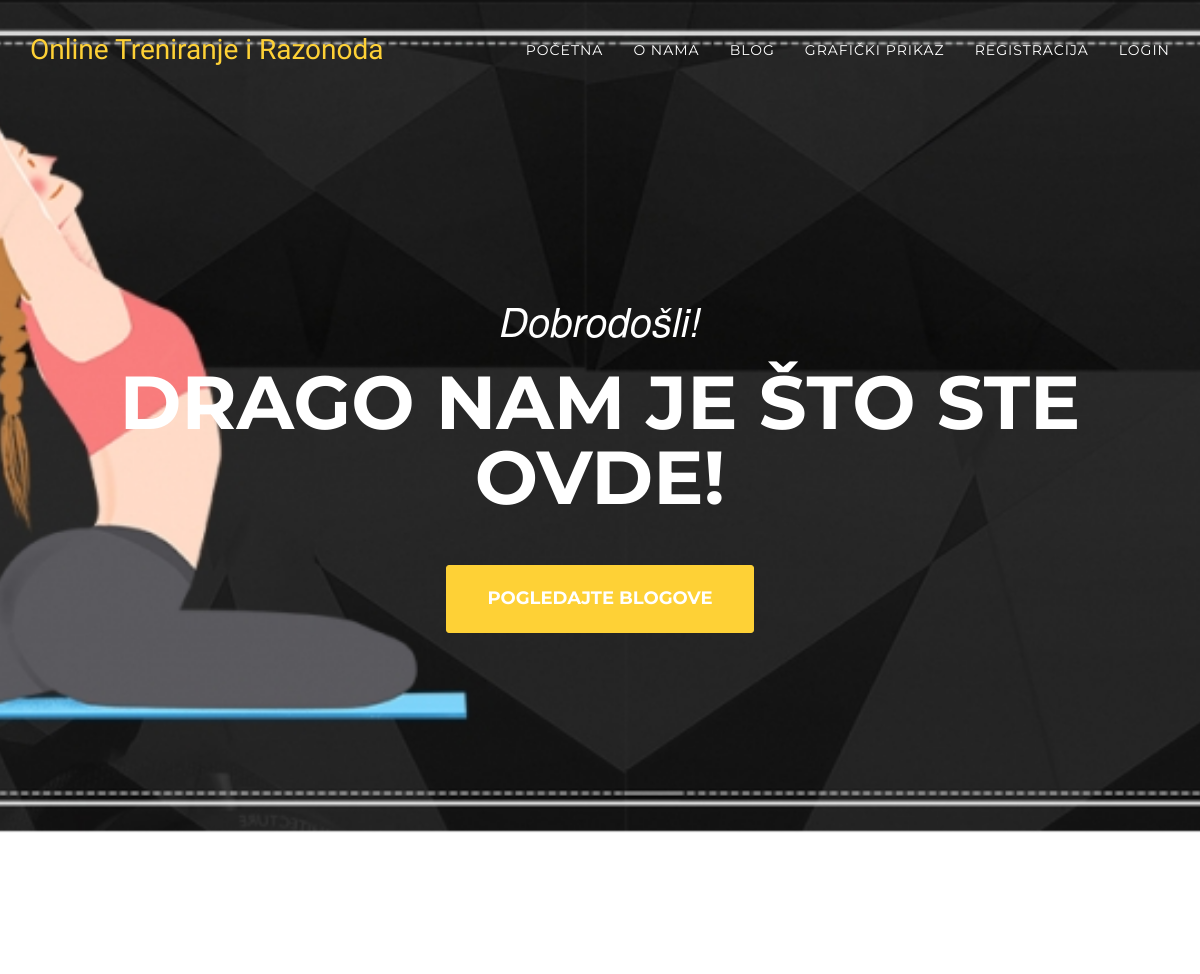
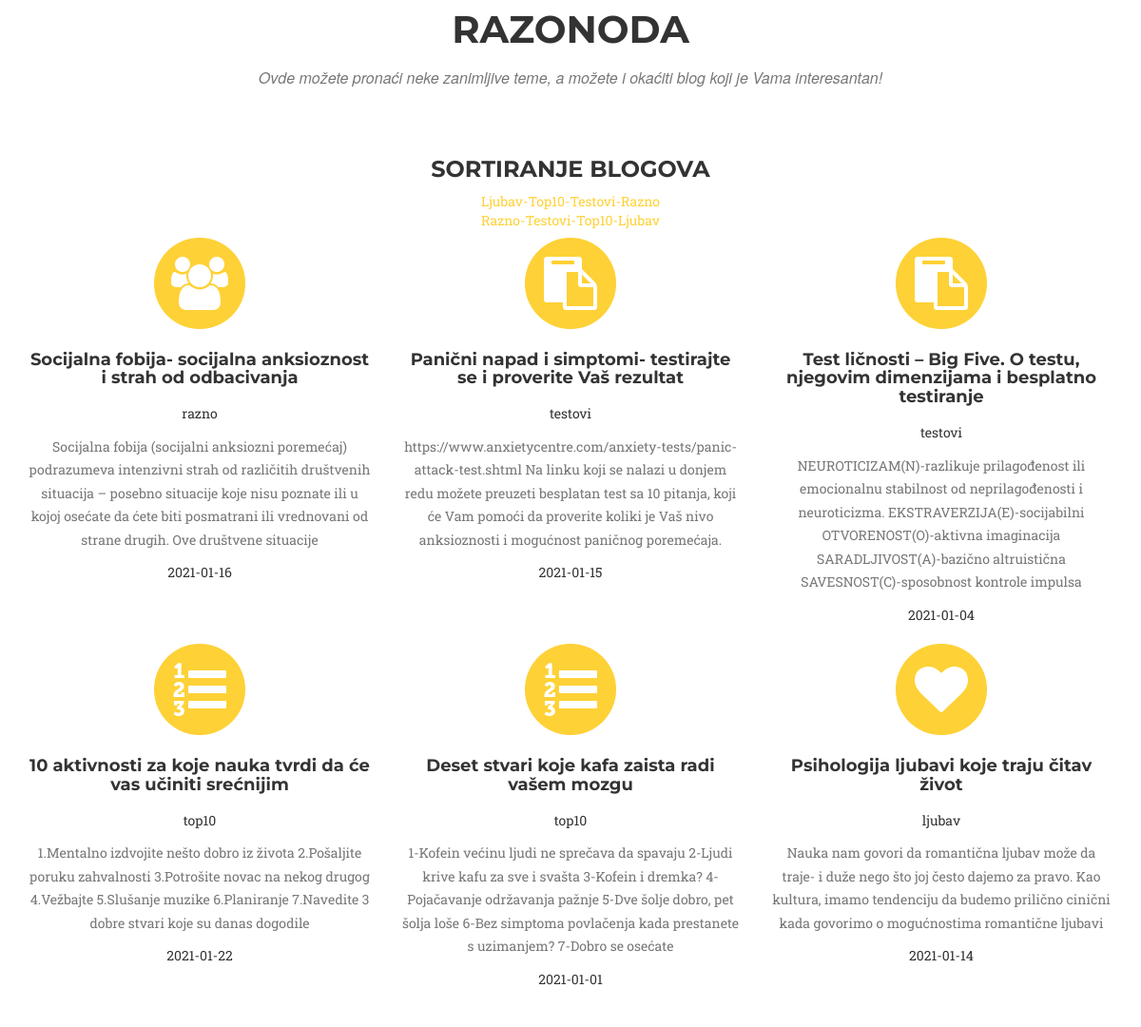
Screenshot of /blogovi.php?sort=opadajuce with the database file from the repository (2 pictures, top to bottom).
### tables this page shows
CREATE TABLE `blog` (
  `blogID` int(11) NOT NULL,
  `tipID` int(11) NOT NULL,
  `naslov` varchar(255) NOT NULL,
  `opis` varchar(255) NOT NULL,
  `datum` date NOT NULL
);

CREATE TABLE `tip` (
  `tipID` int(11) NOT NULL,
  `nazivTipa` varchar(255) NOT NULL,
  `slikica` varchar(255) NOT NULL
);

### database.php (called while the page is built, shortened)
<?php
class MysqliDb
{
    protected $_mysqli;
    protected $_query;
    public function __construct($host, $username, $password, $db, $port = NULL)
    {
        if($port == NULL)
            $port = ini_get('mysqli.default_port');
        $this->_mysqli = new mysqli($host, $username, $password, $db, $port)
            or die('There was a problem connecting to the database');
        $this->_mysqli->set_charset('utf8');
    }
    protected function reset()
    {
        $this->_query = null;
    }
    public function rawQuery($query, $bindParams = null)
    {
        $this->_query = filter_var($query, FILTER_SANITIZE_STRING);
        $stmt = $this->_prepareQuery();
        $stmt->execute();
        return $this->_dynamicBindResults($stmt);
    }
    protected function _dynamicBindResults(mysqli_stmt $stmt)
    {
        $parameters = array();
        $results = array();
        $meta = $stmt->result_metadata();
        $row = array();
        while ($field = $meta->fetch_field()) {
            $row[$field->name] = null;
            $parameters[] = & $row[$field->name];
        }
        call_user_func_array(array($stmt, 'bind_result'), $parameters);
        while ($stmt->fetch()) {
            $x = array();
            foreach ($row as $key => $val) {
                $x[$key] = $val;
            }
            array_push($results, $x);
        }
        return $results;
    }
    protected function _prepareQuery()
    {
        if (!$stmt = $this->_mysqli->prepare($this->_query)) {
            trigger_error("Problem preparing query ($this->_query) " . $this->_mysqli->error, E_USER_ERROR);
        }
        return $stmt;
    }
}

### konekcija.php (called while the page is built, shortened)
<?php
require('database.php');
$db = new MysqliDb('localhost','root','','seminarskitrener');
?>

### blogovi.php (the view, shortened to what this page needs)
<?php
	include("konekcija.php");
	$sort='order by t.tipID asc';
	if(isset($_GET['sort'])){
		if($_GET['sort']=='opadajuce'){
			$sort='order by t.tipID desc';
		}
	}
 ?>
<!DOCTYPE html>
<html lang="en">
<?php include("header.php"); ?>
<body id="page-top" class="index">
    <?php include("menu.php"); ?>
    <header>
        <div class="container">
            <div class="intro-text">
                <div class="intro-lead-in">Dobrodošli!</div>
                <div class="intro-heading">Drago nam je što ste ovde!</div>
                <a href="vizuelizacija.php#trenerDanas" class="page-scroll btn btn-xl">Pogledajte blogove</a>
            </div>
        </div>
    </header>
    <section id="trenerDanas">
        <div class="container">
            <div class="row">
                <div class="col-lg-12 text-center">
                    <h2 class="section-heading">Razonoda</h2>
                    <h3 class="section-subheading text-muted">Ovde možete pronaći neke zanimljive teme, a možete i okaćiti blog koji je Vama interesantan!</h3>
					<h3> Sortiranje blogova</h3>
					<a href='blogovi.php?sort=rastuce'>Ljubav-Top10-Testovi-Razno</a><br>
					<a href='blogovi.php?sort=opadajuce'>Razno-Testovi-Top10-Ljubav</a>
				</div>
            </div>
            <div class="row text-center">
				<?php
					$blogovi = $db->rawQuery("select * from blog b join tip t on b.tipID=t.tipID ".$sort);
					foreach($blogovi as $blog):
				?>
                <div class="col-md-4">
                    <span class="fa-stack fa-4x">
                        <i class="fa fa-circle fa-stack-2x text-primary"></i>
                        <i class="fa fa-<?php echo($blog['slikica']); ?> fa-stack-1x fa-inverse"></i>
                    </span>
                    <h4 class="service-heading"><?php echo($blog['naslov']); ?></h4>
					<p><?php echo($blog['nazivTipa']); ?></p>
					<p class="text-muted"><?php echo($blog['opis']); ?></p>
					<p><?php echo($blog['datum']); ?></p>
                </div>
                <?php endforeach; ?>
            </div>
        </div>
    </section>
</body>
</html>

### css/treneri.css (style rules this page uses)
body { overflow-x: hidden; font-family: "Roboto Slab", "Helvetica Neue", Helvetica, Arial, sans-serif; }
.text-muted { color: #777777; }
.text-primary { color: #fed136; }
p { font-size: 14px; line-height: 1.75; }
a, a:hover, a:focus, a:active, a.active { outline: none; }
a { color: #fed136; }
h1, h2, h3, h4, h5, h6 { font-family: "Montserrat", "Helvetica Neue", Helvetica, Arial, sans-serif; text-transform: uppercase; font-weight: 700; }
.btn-xl { color: white; background-color: #fed136; border-color: #fed136; font-family: "Montserrat", "Helvetica Neue", Helvetica, Arial, sans-serif; text-transform: uppercase; font-weight: 700; border-radius: 3px; font-size: 18px; padding: 20px 40px; }
header { background-image: url('../img/1.jpg'); background-repeat: no-repeat; background-attachment: scroll; background-position: center center; -webkit-background-size: cover; -moz-background-size: cover; background-size: cover; -o-background-size: cover; text-align: center; color: white; }
header .intro-text { padding-top: 100px; padding-bottom: 50px; }
header .intro-text .intro-lead-in { font-family: "Droid Serif", "Helvetica Neue", Helvetica, Arial, sans-serif; font-style: italic; font-size: 22px; line-height: 22px; margin-bottom: 25px; }
header .intro-text .intro-heading { font-family: "Montserrat", "Helvetica Neue", Helvetica, Arial, sans-serif; text-transform: uppercase; font-weight: 700; font-size: 50px; line-height: 50px; margin-bottom: 25px; }
@media (min-width: 768px) { header .intro-text { padding-top: 300px; padding-bottom: 200px; } }
@media (min-width: 768px) { header .intro-text .intro-lead-in { font-family: "Droid Serif", "Helvetica Neue", Helvetica, Arial, sans-serif; font-style: italic; font-size: 40px; line-height: 40px; margin-bottom: 25px; } }
@media (min-width: 768px) { header .intro-text .intro-heading { font-family: "Montserrat", "Helvetica Neue", Helvetica, Arial, sans-serif; text-transform: uppercase; font-weight: 700; font-size: 75px; line-height: 75px; margin-bottom: 50px; } }
section { padding: 100px 0; }
section h2.section-heading { font-size: 40px; margin-top: 0; margin-bottom: 15px; }
section h3.section-subheading { font-size: 16px; font-family: "Droid Serif", "Helvetica Neue", Helvetica, Arial, sans-serif; text-transform: none; font-style: italic; font-weight: 400; margin-bottom: 75px; }
@media (min-width: 768px) { section { padding: 150px 0; } }
.service-heading { margin: 15px 0; text-transform: none; }
body { webkit-tap-highlight-color: #fed136; }

### rows the page displays
blog: naslov "Socijalna fobija- socijalna anksioznost i strah od odbacivanja", tipID.nazivTipa "razno", opis "Socijalna fobija (socijalni anksiozni poremećaj) podrazumeva intenzivni strah od različitih društvenih situacija – posebno situacije koje nisu poznate ili u kojoj osećate da ćete biti posmatrani ili vrednovani od strane drugih. Ove društvene situacije", datum "2021-01-16"
blog: naslov "Panični napad i simptomi- testirajte se i proverite Vaš rezultat", tipID.nazivTipa "testovi", opis "https://www.anxietycentre.com/anxiety-tests/panic-attack-test.shtml Na linku koji se nalazi u donjem redu možete preuzeti besplatan test sa 10 pitanja, koji će Vam pomoći da proverite koliki je Vaš nivo anksioznosti i mogućnost paničnog poremećaja.", datum "2021-01-15"
blog: naslov "Test ličnosti – Big Five. O testu, njegovim dimenzijama i besplatno testiranje", tipID.nazivTipa "testovi", opis "NEUROTICIZAM(N)-razlikuje prilagođenost ili emocionalnu stabilnost od neprilagođenosti i neuroticizma. EKSTRAVERZIJA(E)-socijabilni OTVORENOST(O)-aktivna imaginacija SARADLJIVOST(A)-bazično altruistična SAVESNOST(C)-sposobnost kontrole impulsa", datum "2021-01-04"
blog: naslov "10 aktivnosti za koje nauka tvrdi da će vas učiniti srećnijim", tipID.nazivTipa "top10", opis "1.Mentalno izdvojite nešto dobro iz života 2.Pošaljite poruku zahvalnosti 3.Potrošite novac na nekog drugog 4.Vežbajte 5.Slušanje muzike 6.Planiranje 7.Navedite 3 dobre stvari koje su danas dogodile", datum "2021-01-22"
blog: naslov "Deset stvari koje kafa zaista radi vašem mozgu", tipID.nazivTipa "top10", opis "1-Kofein većinu ljudi ne sprečava da spavaju 2-Ljudi krive kafu za sve i svašta 3-Kofein i dremka? 4-Pojačavanje održavanja pažnje 5-Dve šolje dobro, pet šolja loše 6-Bez simptoma povlačenja kada prestanete s uzimanjem? 7-Dobro se osećate", datum "2021-01-01"
blog: naslov "Psihologija ljubavi koje traju čitav život", tipID.nazivTipa "ljubav", opis "Nauka nam govori da romantična ljubav može da traje- i duže nego što joj često dajemo za pravo. Kao kultura, imamo tendenciju da budemo prilično cinični kada govorimo o mogućnostima romantične ljubavi", datum "2021-01-14"
